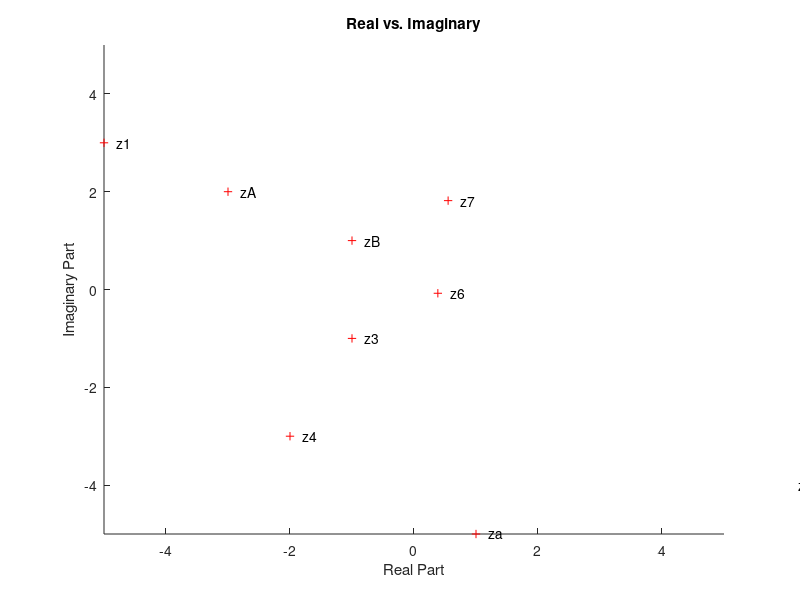

Write MATLAB code to recreate this figure.
%This script creates complex numbers and plots them

% EstherCheng
% ENGR 405
% ChengLab7Problem2

%Clear previous plots
clear

%Initialize all the given complex numbers
zA = -3 + j * 2;
zB = -1 + j;
z1 = 2*zA - zB;
z2 = -2 * zA;
z3 = conj(zB);
z4 = zA * exp(j * (pi / 2));
z5 = zA * zB;
z6 = zB / zA;
z7 = sqrt(zA);

%Plot complex numbers by creating code cells
hold on;
os = 0.2;
%%
plot(zA, 'r+');
text(real(zA)+os, imag(zA), 'zA');
%%
plot(zB, 'r+');
text(real(zB)+os, imag(zB), 'zB');
%%
plot(z1, 'r+');
text(real(z1)+os, imag(z1), 'z1');
%%
plot(z2, 'r+');
text(real(z2)+os, imag(z2), 'z2');
%%
plot(z3, 'r+');
text(real(z3)+os, imag(z3), 'z3');
%%
plot(z4, 'r+');
text(real(z4)+os, imag(z4), 'z4');
%%
plot(z5, 'r+');
text(real(z5)+os, imag(z5), 'za');
%%
plot(z6, 'r+');
text(real(z6)+os, imag(z6), 'z6');
%%
plot(z7, 'r+');
text(real(z7)+os, imag(z7), 'z7');

%Scale the two axes
axis([-5 5 -5 5]);

%Label the axes and create the title
xlabel('Real Part');
ylabel('Imaginary Part');
title('Real vs. Imaginary');